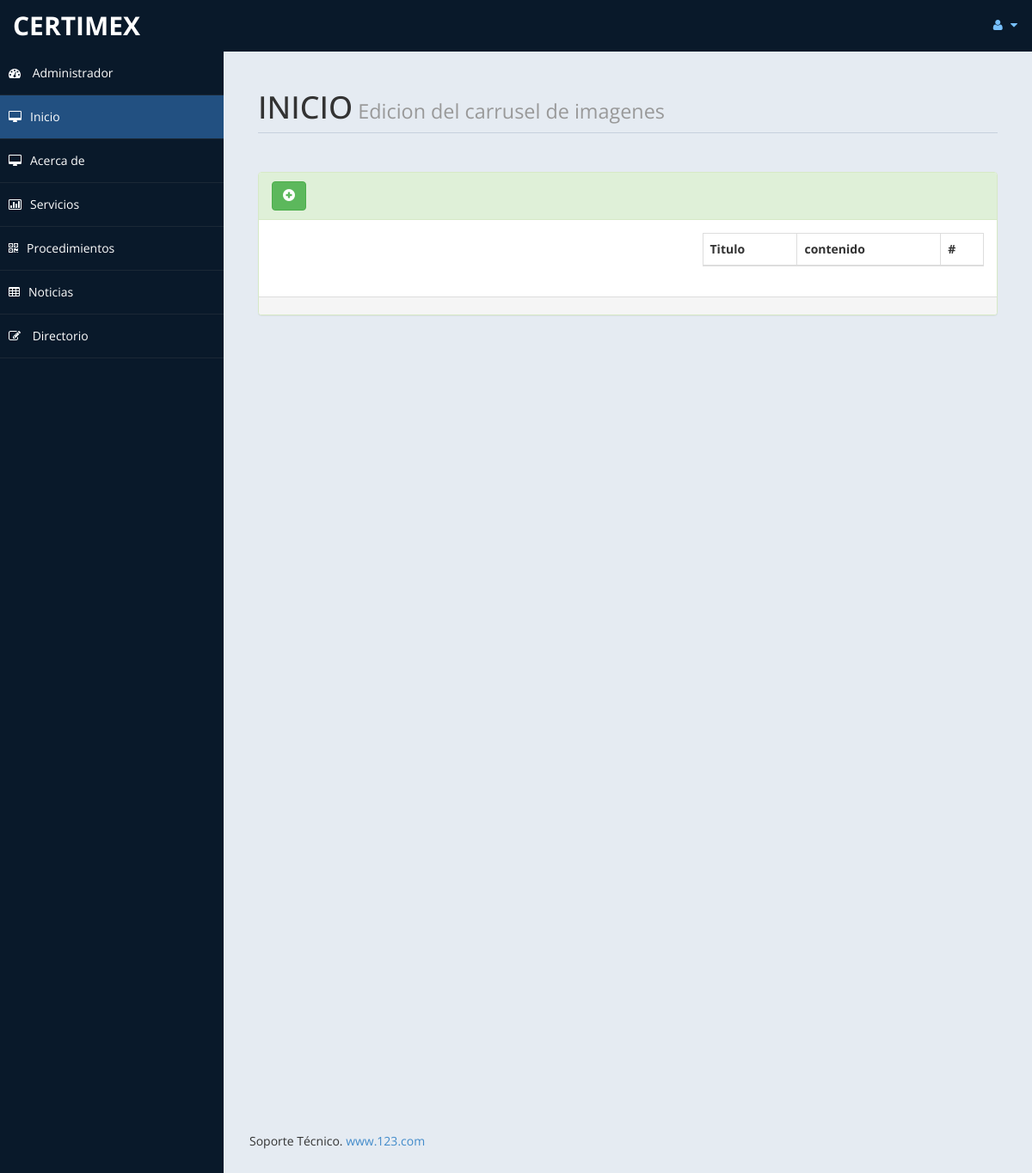
Before: /Admin/inicio.php with the older database file.
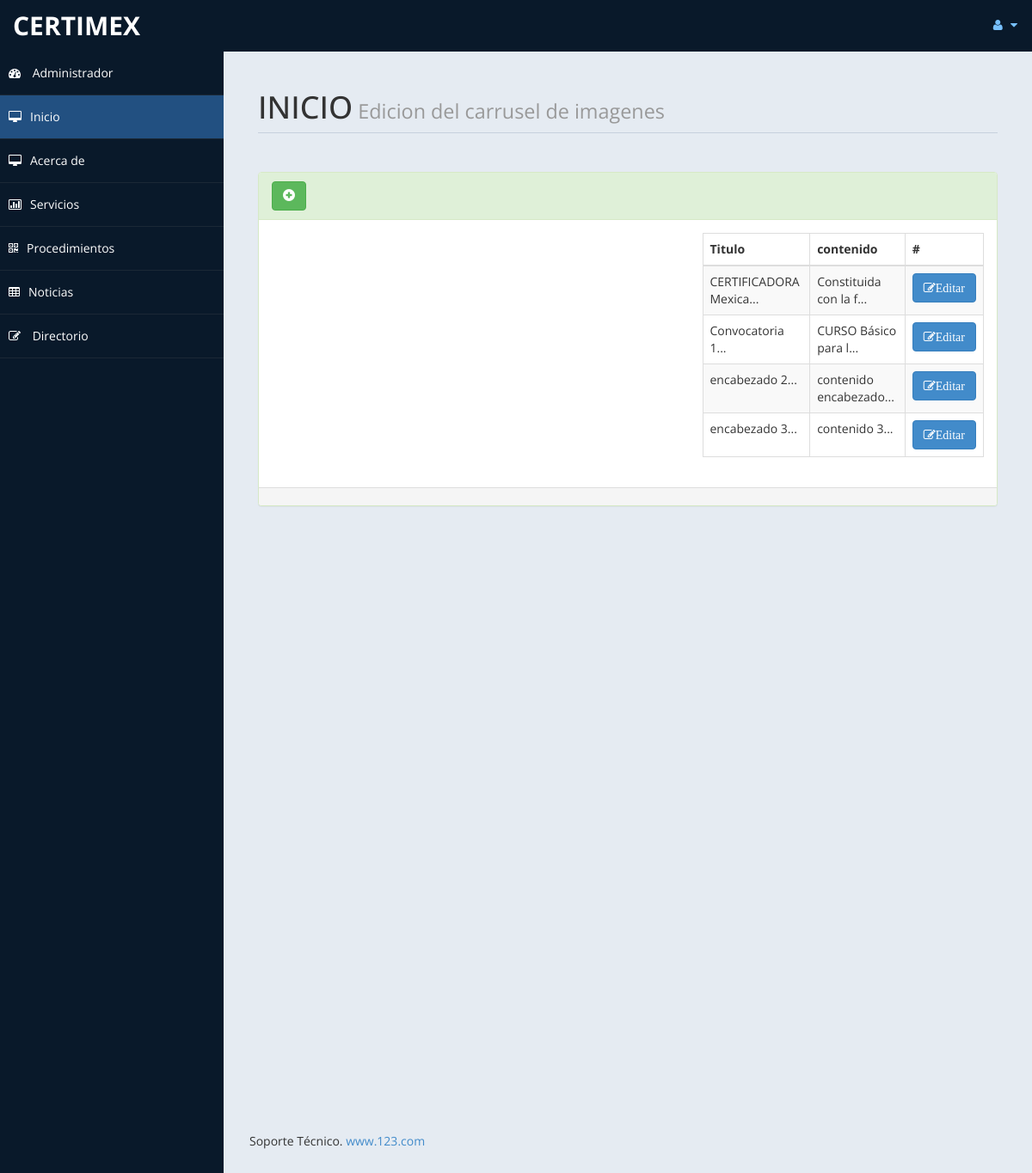
After: the same page with the newer database file.
### tables this page shows
CREATE TABLE `carrusel` (
  `id_carrusel` int(10) NOT NULL,
  `encabezado` varchar(1000) NOT NULL,
  `contenido` varchar(5000) NOT NULL,
  `complemento` varchar(2000) NOT NULL
);

### Admin/inicio.php (the view, shortened to what this page needs)
<!DOCTYPE html>
<html xmlns="http://www.w3.org/1999/xhtml">
<head>
    <link href="assets/css/bootstrap.css" rel="stylesheet" />
    <link href="assets/css/font-awesome.css" rel="stylesheet" />
    <link href="assets/js/morris/morris-0.4.3.min.css" rel="stylesheet" />
    <link href="assets/css/custom-styles.css" rel="stylesheet" />
</head>
<body>
    <div id="wrapper">
        <nav class="navbar navbar-default top-navbar" role="navigation">
            <div class="navbar-header">
                <a class="navbar-brand" href="index.html">CERTIMEX</a>
            </div>
            <ul class="nav navbar-top-links navbar-right">
                <li class="dropdown">
                    <a class="dropdown-toggle" data-toggle="dropdown" href="#" aria-expanded="false">
                        <i class="fa fa-user fa-fw"></i> <i class="fa fa-caret-down"></i>
                    </a>
                </li>
            </ul>
        </nav>
        <nav class="navbar-default navbar-side" role="navigation">
            <div class="sidebar-collapse">
                <ul class="nav" id="main-menu">
                    <li>
                        <a href="index.html"><i class="fa fa-dashboard"></i> Administrador</a>
                    </li>
					<li>
                        <a class="active-menu" href="inicio.php"><i class="fa fa-desktop"></i>Inicio</a>
                    </li>
                    <li>
                        <a href="acerca.php"><i class="fa fa-desktop"></i>Acerca de</a>
                    </li>
					<li>
                        <a href="servicios.php"><i class="fa fa-bar-chart-o"></i>Servicios</a>
                    </li>
                    <li>
                        <a href="procedimientos.php"><i class="fa fa-qrcode"></i>Procedimientos</a>
                    </li>
                    <li>
                        <a href="noticias.php"><i class="fa fa-table"></i>Noticias</a>
                    </li>
                    <li>
                        <a href="directorio.php"><i class="fa fa-edit"></i> Directorio </a>
                    </li>
                </ul>
            </div>
        </nav>
        <div id="page-wrapper">
            <div id="page-inner">
                <div class="row">
                    <div class="col-md-12">
                        <h1 class="page-header">
                            INICIO<small> Edicion del carrusel de imagenes</small>
                        </h1>
                    </div>
					<div class="col-md-12 col-sm-12">
                    <div class="panel panel-success">
                        <div class="panel-heading">
							<button type="button" class="btn btn-success" href="#formulario" data-toggle="tab">
							<i class="glyphicon glyphicon-plus-sign"></i>
							</button>
                        </div>
                        <div class="panel-body">
							<div class="row">
								<div class="col-md-7 col-sm-7">
											<?php
												include("../Procesos/conexion.php");
										?>
								</div>
								<div class="col-md-5 col-sm-5">
									<div>
										<div class="table-responsive">
											<table class="table table-striped table-bordered table-hover" id="dataTables-example">
												<thead>
													<tr>
														<th>Titulo</th>
														<th>contenido</th>
														<th>#</th>
													</tr>
												</thead>
												<tbody>
													<?php
														$consulta="SELECT carrusel.id_carrusel,carrusel.encabezado,carrusel.contenido,carrusel.complemento FROM carrusel;";
														$resultado= $mysqli->query($consulta);
														while($fila = $resultado->fetch_row()){
															$contenido=substr($fila[2],0,20);
															$titulo=substr($fila[1],0,20);
															echo "<tr>";
															echo "<td>$titulo...</td>";
															echo "<td>$contenido...</td>";
															echo "<td class=\"\"><button class=\"btn btn-primary\" href=\"#$fila[0]\" data-toggle=\"tab\"><i class=\"fa fa-edit \">Editar</i></button>";
															echo "</tr>";
														}
													?>
												</tbody>
											</table>
								</div>
									</div>
								</div>
							</div>
						</div>
                        <div class="panel-footer">
                        </div>
                    </div>
                </div>
                </div>
            </div>
		<footer><p>Soporte Técnico.  <a href="#">www.123.com</a></p></footer>
        </div>
    </div>
</body>
</html>

Changed rows visible on the page:
added carrusel: encabezado "CERTIFICADORA Mexica", contenido "Constituida con la f"
added carrusel: encabezado "Convocatoria 1", contenido "CURSO Básico para l"
added carrusel: encabezado "encabezado 2", contenido "contenido encabezado"
added carrusel: encabezado "encabezado 3", contenido "contenido 3"
